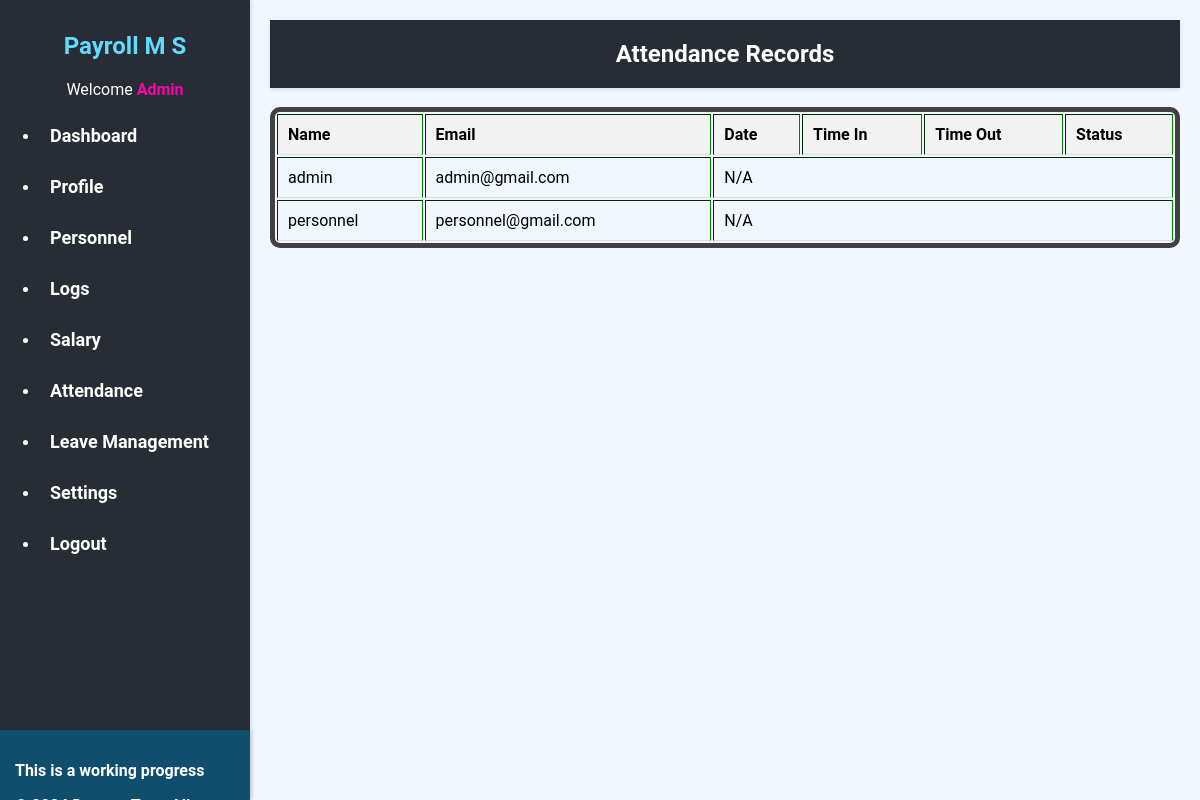
Page /AdminAttendance.php (signed in) on the committed database.
### tables this page shows
CREATE TABLE `registration` (
  `registration_id` int(11) NOT NULL,
  `fname` varchar(50) NOT NULL,
  `mname` varchar(50) DEFAULT NULL,
  `lname` varchar(50) NOT NULL,
  `username` varchar(150) NOT NULL,
  `password` varchar(255) NOT NULL,
  `email` varchar(255) NOT NULL,
  `address` varchar(150) NOT NULL,
  `contacts` varchar(20) NOT NULL,
  `added_by` varchar(50) NOT NULL,
  `added_on` timestamp NOT NULL DEFAULT current_timestamp() ON UPDATE current_timestamp(),
  `roles` varchar(255) NOT NULL
);

### AdminAttendance.php (the view, shortened to what this page needs)
<?php
include('dbconnect.php');
?>
<!DOCTYPE html>
<html lang="en">
<head>
    <link rel="stylesheet" href="AdminAttendance1.css">
</head>
<body>
    <div class="container">
        <div class="sidebar">
            <h1 class="title">Payroll M S</h1>
            <span class="weller">Welcome
                <strong class="user-name">
                    <?php echo htmlspecialchars(ucfirst($_SESSION['fname'])); ?>
                </strong>
            </span>
            <nav class="nav-container">
            <?php include('nav.php'); ?>
            </nav>
            <div class="copyright">
                <p><b>This is a working progress</b></p>
            </div>
        </div>
        <div class="content">
            <div class="header">
                <h1>Attendance Records</h1>
            </div>
            <br>
            <table class="attendance-table" border="5px solid">
                <thead>
                    <tr>
                        <th>Name</th>
                        <th>Email</th>
                        <th>Date</th>
                        <th>Time In </th>
                        <th>Time Out </th>
                        <th>Status </th>
                    </tr>
                </thead>
                <tbody>
                    <?php
                    $accounts_sql = "SELECT * FROM registration";
                    $accounts_result = $con->query($accounts_sql);
                    if ($accounts_result->num_rows > 0) {
                        while ($account_row = $accounts_result->fetch_assoc()) {
                            $account_id = $account_row['registration_id'];
                            $account_fname = $account_row['fname'];
                            $account_email = $account_row['email'];
                            $attendance_sql = "SELECT * FROM attendance WHERE registration_id = ?";
                            $attendance_stmt = $con->prepare($attendance_sql);
                            $attendance_stmt->bind_param("i", $account_id);
                            $attendance_stmt->execute();
                            $attendance_result = $attendance_stmt->get_result();
                            if ($attendance_result->num_rows > 0) {
                                while ($attendance_row = $attendance_result->fetch_assoc()) {
                                    echo "<tr>";
                                    echo "<td>" . $account_fname . "</td>";
                                    echo "<td>" . $account_email . "</td>";
                                    echo "<td>" . $attendance_row['date'] . "</td>";
                                    echo "<td>" . $attendance_row['time_in'] . "</td>";
                                    echo "<td>" . $attendance_row['time_out'] . "</td>";
                                    $status = ($attendance_row['time_out'] == null) ? 'N/A' : 'Completed';
                                    echo "<td>$status</td>";
                                    echo "</tr>";
                                }
                            } else {
                                echo "<tr>";
                                echo "<td>" . $account_fname . "</td>";
                                echo "<td>" . $account_email . "</td>";
                                echo "<td colspan='4'>N/A</td>";
                                echo "</tr>";
                            }
                        }
                    } else {
                        echo "<tr><td colspan='6'>No accounts found.</td></tr>";
                    }
                    ?>
                </tbody>
            </table>
        </div>
    </div>
</body>
</html>

### CSS/AdminAttendance1.css (style rules this page uses)
body { font-family: 'Roboto', Arial, sans-serif; margin: 0; padding: 0; background-color: #F0F7FF; }
.user-name { color: rgb(255, 0, 170); text-decoration: none; }
.container { display: flex; height: 100vh; }
.weller { display: block; text-align: center; }
.sidebar { width: 250px; background-color: #282c34; color: #fff; padding-top: 16px; box-shadow: 2px 0 4px rgba(0, 0, 0, 0.1); position: fixed; top: 0; left: 0; bottom: 0; }
.sidebar h1 { font-size: 24px; font-weight: bold; color: #61dafb; margin-bottom: 20px; text-align: center; }
.content { flex: 1; padding: 20px; margin-left: 250px; }
.nav-container { list-style-type: none; padding: 0; margin: 0; }
.header { background-color: #282c34; color: #fff; text-align: center; padding: 20px; box-shadow: 0px 2px 4px rgba(0, 0, 0, 0.1); }
.header h1 { font-size: 24px; margin: 0; }
.copyright { font-family: 'Roboto', Arial, sans-serif; color: #ffffff; background-color: #006493a0; text-align: left; position:absolute; left: 0%; bottom: 0%; padding: 15px; margin-top: 20%; top: 85%; box-shadow: 2px 0 4px rgba(0, 0, 0, 0.1); }
h1 { margin-bottom: 20px; text-align: center; }
.attendance-table { border-radius: 10px; width: 100%; margin-left: 0; border-color: solid #424040; border: 5px solid #424040; }
.attendance-table th, .attendance-table td { border-color: green ; padding: 10px; border-bottom: 1px solid #ddd; text-align: left; }
.attendance-table th { background-color: #f2f2f2; }

### rows in the picture
registration: fname "admin", email "admin@gmail.com"
registration: fname "personnel", email "personnel@gmail.com"

### other values in the picture
$_SESSION['fname'] "Admin"
